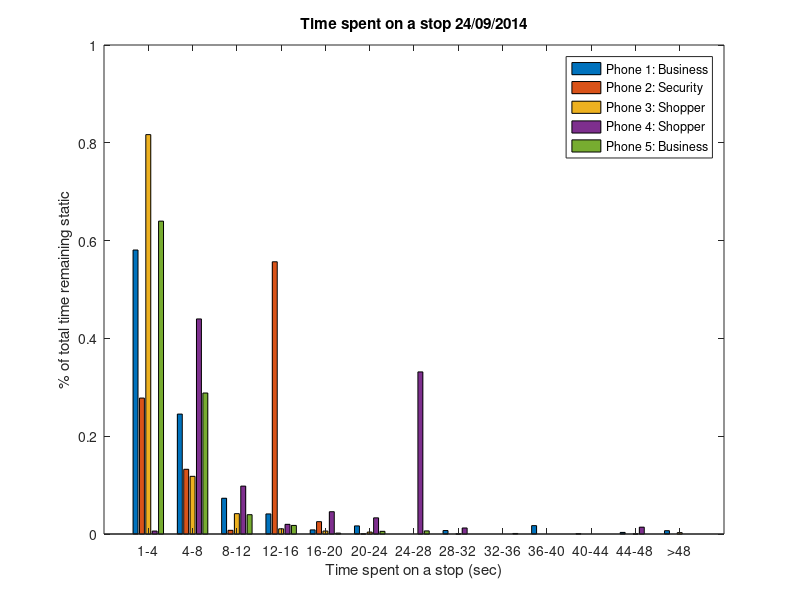
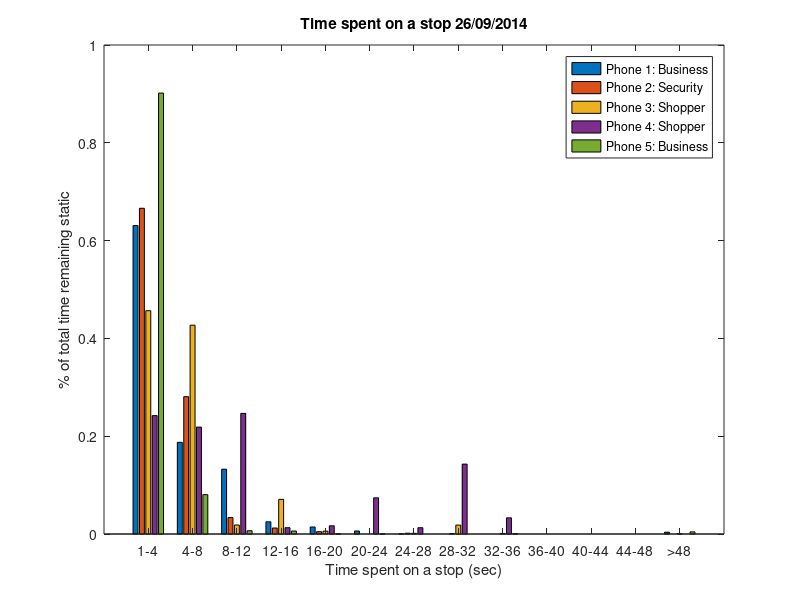
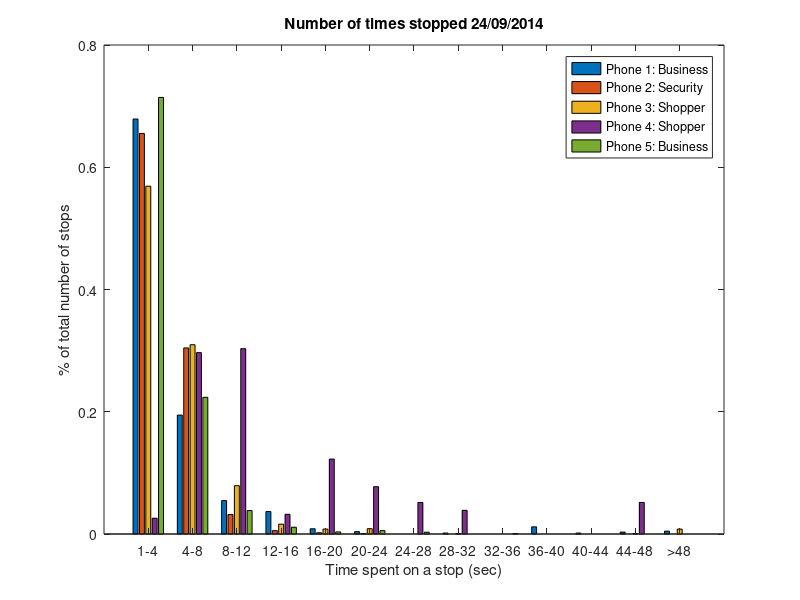
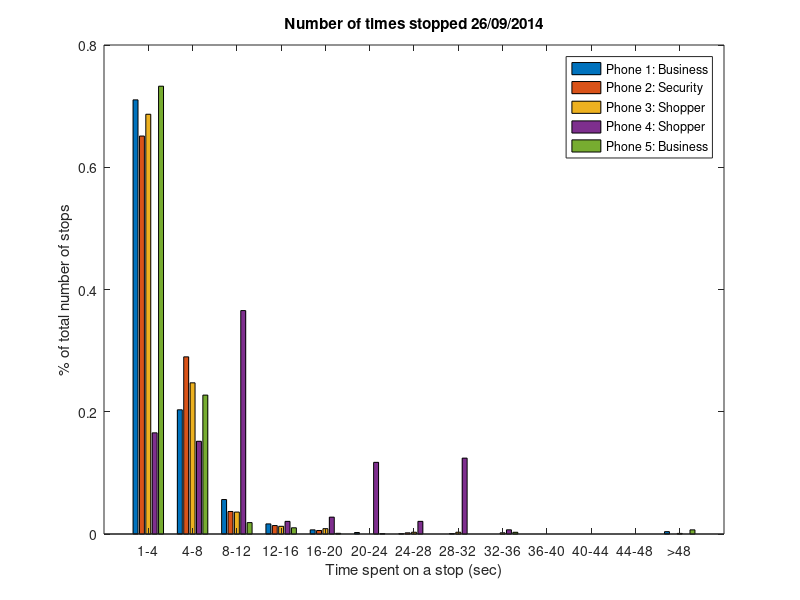

Write MATLAB code to recreate these figures, in order.
%% Time spent on stops

labels = {'1-4' '4-8' '8-12' '12-16' '16-20' '20-24' '24-28' '28-32' '32-36' '36-40' '40-44' '44-48' '>48'};

% Phone 1 to Phone 5
% 24/09/2014
pro = [0.5807504 0.24524198 0.073137574 0.04105492 0.0084284935 0.0165851 0.0 0.007069059 0.0 0.017128874 5.437738E-4 0.0032626428 0.0067971726;
    0.27800307 0.13235912 0.0075513916 0.55670536 0.025241224 1.3984059E-4 0.0 0.0 0.0 0.0 0.0 0.0 0.0;
    0.8167222 0.117944054 0.041603554 0.010602848 0.00605877 0.0039382004 0.0 2.01959E-4 0.0 0.0 0.0 1.009795E-4 0.002827426;
    0.0060313633 0.439807 0.09794933 0.019782871 0.045597106 0.03305187 0.33148372 0.012303981 0.0 0.0 0.0 0.013992762 0.0;
    0.6398341 0.28832784 0.039517015 0.017563118 0.0018294913 0.0054884744 0.006342237 0.0 0.0010976949 0.0 0.0 0.0 0.0
    ];


    figure
        bar(transpose(pro))
        xlabel('Time spent on a stop (sec)')
        ylabel('% of total time remaining static')
        title('Time spent on a stop 24/09/2014')
        legend('Phone 1: Business','Phone 2: Security', 'Phone 3: Shopper', 'Phone 4: Shopper','Phone 5: Business')
        set(gca, 'XTick', 1:13, 'XTickLabel', labels);


% 26/09/2014
pro = [0.6307818 0.18747441 0.13241915 0.0249693 0.014326648 0.006139992 2.0466639E-4 0.0 0.0 0.0 0.0 0.0 0.003683995;
    0.66611433 0.28086165 0.033637118 0.012261806 0.0048053022 0.0 0.0016570009 6.6280033E-4 0.0 0.0 0.0 0.0 0.0;
    0.45664334 0.42703962 0.018414918 0.07086247 0.0058275056 0.0 0.0013986015 0.018181818 0.0011655012 0.0 0.0 0.0 4.6620046E-4;
    0.24215247 0.21860987 0.24663678 0.012892377 0.016816143 0.07399103 0.012892377 0.14293721 0.03307175 0.0 0.0 0.0 0.0;
    0.90171474 0.08049336 0.0067041987 0.00610254 1.7190253E-4 8.5951266E-5 0.0 0.0 3.8678068E-4 0.0 0.0 0.0 0.0043405388
    ];


    figure
        bar(transpose(pro))
        xlabel('Time spent on a stop (sec)')
        ylabel('% of total time remaining static')
        title('Time spent on a stop 26/09/2014')
        legend('Phone 1: Business','Phone 2: Security', 'Phone 3: Shopper', 'Phone 4: Shopper','Phone 5: Business')
        set(gca, 'XTick', 1:13, 'XTickLabel', labels);
        
%% Number of stops


% Phone 1 to Phone 5
% 24/09/2014
pro = [0.67890626 0.19453125 0.0546875 0.03671875 0.00859375 0.00390625 0.0 0.0015625 0.0 0.01171875 0.0015625 0.003125 0.0046875;
        0.6553398 0.3044383 0.031900138 0.0055478504 0.0020804438 6.934813E-4 0.0 0.0 0.0 0.0 0.0 0.0 0.0;
        0.5690349 0.30965146 0.07908847 0.01608579 0.008042895 0.008713136 0.0 6.702413E-4 0.0 0.0 0.0 6.702413E-4 0.008042895;
        0.025806451 0.29677418 0.30322582 0.032258064 0.12258065 0.077419356 0.051612902 0.038709678 0.0 0.0 0.0 0.051612902 0.0;
        0.7142249 0.22359455 0.038330495 0.011073254 0.003407155 0.005536627 0.0029812607 0.0 8.5178873E-4 0.0 0.0 0.0 0.0;
        ];


    figure
        bar(transpose(pro))
        xlabel('Time spent on a stop (sec)')
        ylabel('% of total number of stops')
        title('Number of times stopped 24/09/2014')
        legend('Phone 1: Business','Phone 2: Security', 'Phone 3: Shopper', 'Phone 4: Shopper','Phone 5: Business')
        set(gca, 'XTick', 1:13, 'XTickLabel', labels);


% 26/09/2014
pro = [0.71025765 0.20320855 0.056392804 0.016528925 0.006806028 0.0024307244 4.8614488E-4 0.0 0.0 0.0 0.0 0.0 0.003889159;
    0.65105563 0.28982726 0.036852207 0.013819578 0.0057581575 0.0 0.0019193857 7.6775433E-4 0.0 0.0 0.0 0.0 0.0;
    0.6867119 0.24733269 0.035887487 0.012609118 0.008729389 0.0 0.0029097963 0.0029097963 0.0019398642 0.0 0.0 0.0 9.699321E-4;
    0.16551724 0.15172414 0.36551723 0.020689655 0.027586207 0.11724138 0.020689655 0.12413793 0.0068965517 0.0 0.0 0.0 0.0;
    0.7326173 0.22724703 0.018654607 0.01017524 0.0011305823 5.6529115E-4 0.0 0.0 0.0028264555 0.0 0.0 0.0 0.0067834933
    ];

    figure
        bar(transpose(pro))
        xlabel('Time spent on a stop (sec)')
        ylabel('% of total number of stops')
        title('Number of times stopped 26/09/2014')
        legend('Phone 1: Business','Phone 2: Security', 'Phone 3: Shopper', 'Phone 4: Shopper','Phone 5: Business')
        set(gca, 'XTick', 1:13, 'XTickLabel', labels);